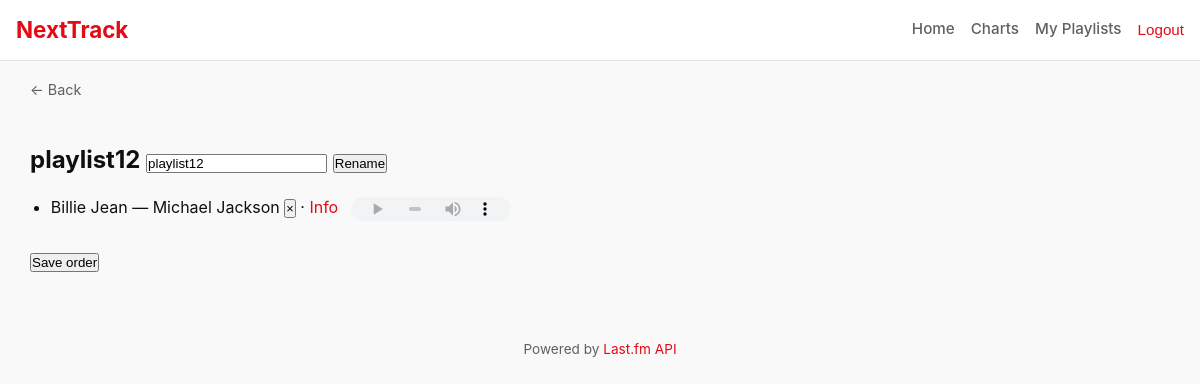
The app's page /playlists/1/ (signed in), older data.
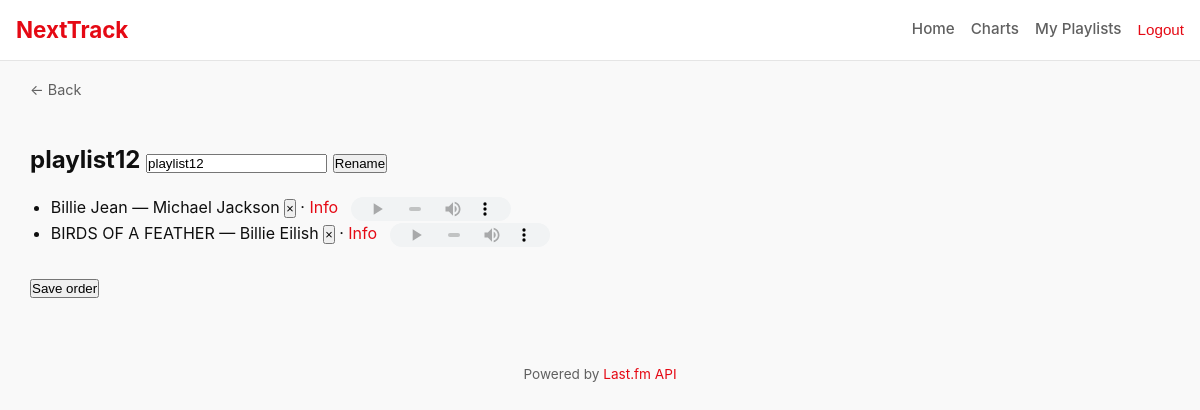
The same page, newer data.
### music/models.py (models this page shows, shortened)
class Playlist(models.Model):
    owner = models.ForeignKey(User, on_delete=models.CASCADE, related_name="playlists")
    name = models.CharField(max_length=120)
    created_at = models.DateTimeField(auto_now_add=True)
    class Meta:
        unique_together = ("owner", "name")

class PlaylistTrack(models.Model):
    playlist = models.ForeignKey(Playlist, on_delete=models.CASCADE, related_name="items")
    track = models.ForeignKey(Track, on_delete=models.CASCADE)
    position = models.PositiveIntegerField(default=0)
    class Meta:
        unique_together = ("playlist", "track")
        ordering = ["position"]

class Track(models.Model):
    title = models.CharField(max_length=200)
    artist = models.ForeignKey(Artist, on_delete=models.CASCADE, related_name="tracks")
    mbid = models.CharField(max_length=36, blank=True, null=True)
    url = models.URLField(blank=True)
    playcount = models.PositiveIntegerField(default=0)
    match = models.FloatField(null=True, blank=True)
    fetched_at = models.DateTimeField(auto_now=True)
    preview_url = models.URLField(blank=True)
    class Meta:
        unique_together = ("title", "artist")
        ordering = ["-playcount"]

class Artist(models.Model):
    name = models.CharField(max_length=200, unique=True)
    mbid = models.CharField(max_length=36, blank=True, null=True)
    url = models.URLField(blank=True)
    listeners = models.PositiveIntegerField(default=0)
    playcount = models.PositiveIntegerField(default=0)
    summary = models.TextField(blank=True)
    fetched_at = models.DateTimeField(auto_now=True)

### music/views.py (the view, shortened to what this page needs)
# urls.py: path("playlists/<int:pk>/", views.playlist_detail, name="playlist_detail"),
@login_required
def playlist_detail(request, pk: int):
    pl = get_object_or_404(Playlist, pk=pk, owner=request.user)
    if "rename" in request.POST:
        form = PlaylistRenameForm(request.POST, instance=pl)
        if form.is_valid():
            form.save()
        return redirect("playlist_detail", pk=pk)
    if "remove_track" in request.POST:
        PlaylistTrack.objects.filter(
            playlist=pl, track_id=request.POST["remove_track"]
        ).delete()
    pl.refresh_from_db()
    items = pl.items.select_related("track__artist")
    for item in items:
        ensure_preview(item.track)
    context = {
        "playlist": pl,
        "tracks": items,
        "rename_form": PlaylistRenameForm(instance=pl),
    }
    return render(request, "playlist_detail.html", context)

### music/forms.py
class PlaylistRenameForm(forms.ModelForm):
    class Meta:
        model = Playlist
        fields = ("name",)

### music/views.py (called while the page is built)
def ensure_preview(track: Track):
    if track.preview_url:
        return
    url = itunes_preview(f"{track.artist.name} {track.title}")
    if url:
        track.preview_url = url
        track.save(update_fields=["preview_url"])

### templates/playlist_detail.html (shortened to what this page needs)
{% extends "base.html" %}{% block content %}
<a href="{% url 'home' %}" class="back-btn"
   onclick="event.preventDefault();
            if (history.length > 1) { history.back(); }
            else { window.location = this.getAttribute('href'); }">← Back</a>
<h2>
  {{ playlist.name }}
  <form method="post" style="display:inline">{% csrf_token %}
    {{ rename_form.name }} <button name="rename">Rename</button>
  </form>
</h2>
<ul id="track-list">
{% for item in tracks %}
  <li data-id="{{ item.track.id }}">
    {{ item.track.title }} — {{ item.track.artist.name }}
    <form method="post" style="display:inline">{% csrf_token %}
      <button name="remove_track" value="{{ item.track.id }}" style="font-size:0.8rem">×</button>
    </form>
    ·
    <a href="{% url 'track_detail' item.track.artist.name|urlencode:"" item.track.title|urlencode:"" %}">Info</a>
    {% if item.track.preview_url %}
      <audio controls style="vertical-align:middle;width:160px;height:24px;margin-left:8px">
        <source src="{{ item.track.preview_url }}" type="audio/mpeg">
      </audio>
    {% else %}
      <em style="color:var(--muted)">no preview</em>
    {% endif %}
  </li>
{% empty %}
  <li>This playlist is empty.</li>
{% endfor %}
</ul>
<button id="save-order" style="margin-top:1rem">Save order</button>
{% endblock %}

### templates/base.html (shortened to what this page needs)
{% load static %}
<!doctype html>
<html lang="en">
<head>
  <link rel="stylesheet" href="{% static 'style.css' %}">
</head>
<body>
<header class="site-header" style="display:flex;align-items:center;gap:.35rem">
  <a href="{% url 'home' %}" class="logo">NextTrack</a>
  <nav>
    <a href="{% url 'home' %}">Home</a>
    <a href="{% url 'charts' %}">Charts</a>
    {% if request.user.is_authenticated %}
      <a href="{% url 'playlist_list' %}">My Playlists</a>
      <form action="{% url 'logout' %}" method="post" style="display:inline">
        <button style="background:none;border:none;padding:0;color:var(--primary);cursor:pointer">
          Logout
        </button>
      </form>
    {% else %}
      <a href="{% url 'login' %}">Login</a>
      <a href="{% url 'signup' %}">Sign Up</a>
    {% endif %}
  </nav>
</header>
<main class="container">
  {% block content %}{% endblock %}
</main>
<footer>Powered by <a href="https://www.last.fm/api" target="_blank">Last.fm API</a></footer>
</body>
</html>

### music/static/style.css (style rules this page uses)
:root { --primary:#e50914; --bg:#f9f9f9; --text:#0f0f0f; --muted:#606060; --card:#ffffff; --border:#e5e5e5; --max-w:1200px; }
* { box-sizing:border-box;margin:0;padding:0 }
html { scroll-behavior:smooth }
body { font-family:-apple-system,BlinkMacSystemFont,"Segoe UI",Roboto,sans-serif; background:var(--bg);color:var(--text);line-height:1.6; }
a { color:var(--primary);text-decoration:none }
.container { width:min(var(--max-w),95%);margin:auto;padding-block:1rem 2rem }
header { background:var(--card);border-bottom:1px solid var(--border); padding:.75rem 1rem;display:flex;align-items:center;gap:1rem }
.logo { font-size:1.4rem;font-weight:bold;color:var(--primary) }
nav { margin-left:auto;display:flex;gap:1rem;flex-wrap:wrap }
nav a,nav button { color:var(--muted);font-weight:500;font-size:.95rem }
nav button { background:none;border:none;cursor:pointer;padding:0 }
.back-btn { display:inline-block;margin-bottom:1rem;font-size:0.9rem; color:var(--muted); }
ul,ol { padding-left:1.3rem;margin-block:1rem }
h2 { margin-block:1.5rem 1rem }
footer { text-align:center;padding:2rem 0;font-size:.85rem;color:var(--muted) }

Row changes from the older to the newer data that the page shows:
added PlaylistTrack: track "BIRDS OF A FEATHER", track.artist.name "Billie Eilish"
